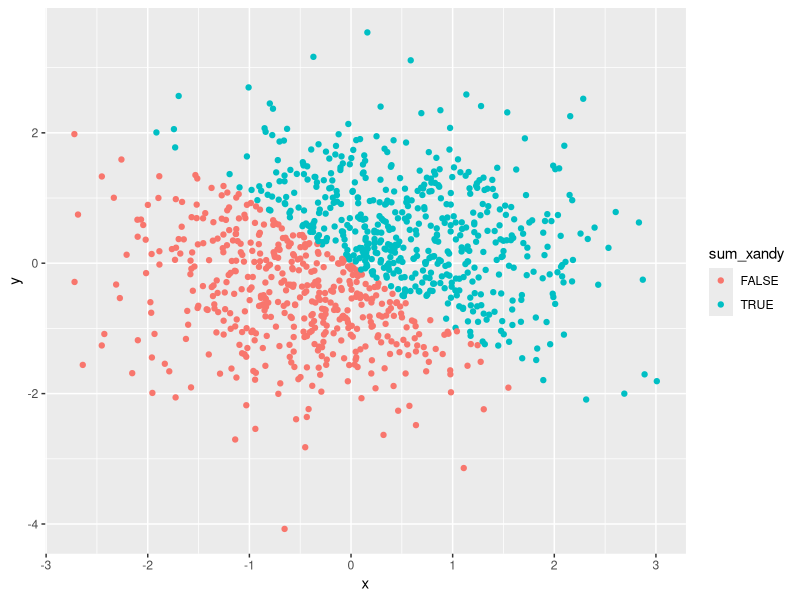
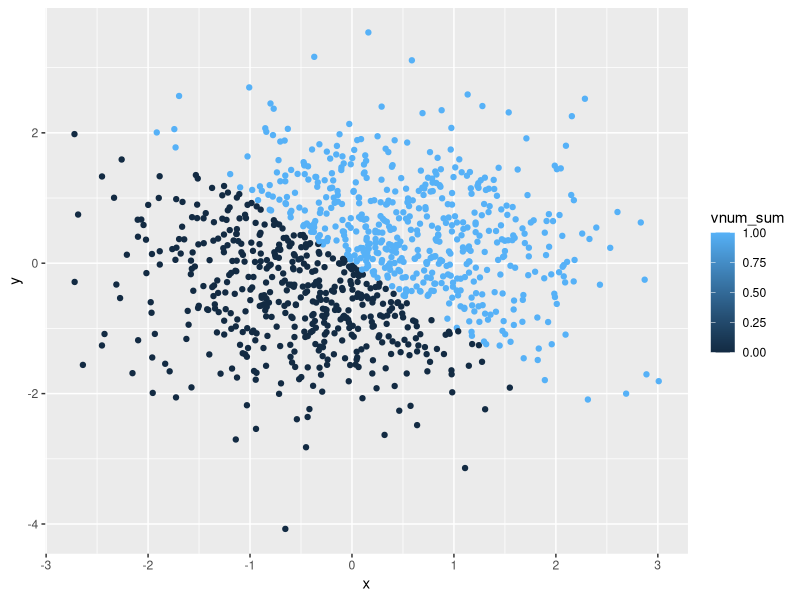
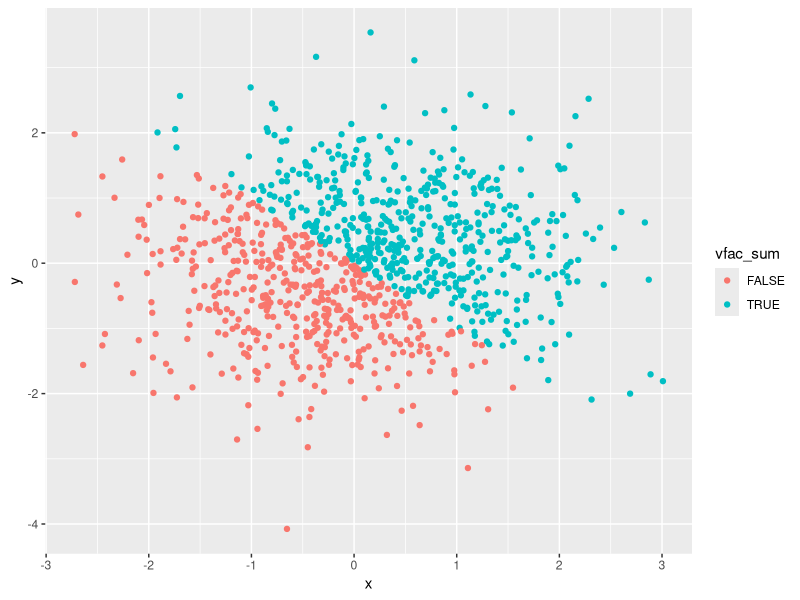
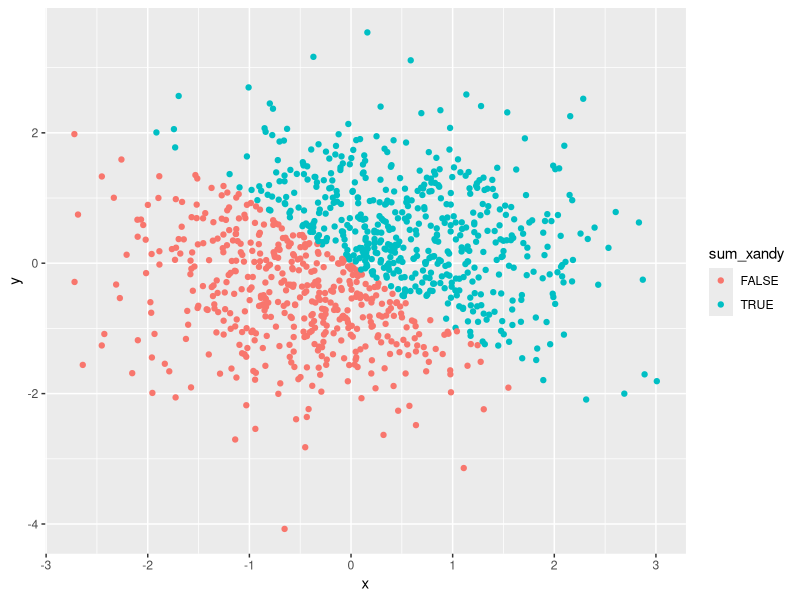
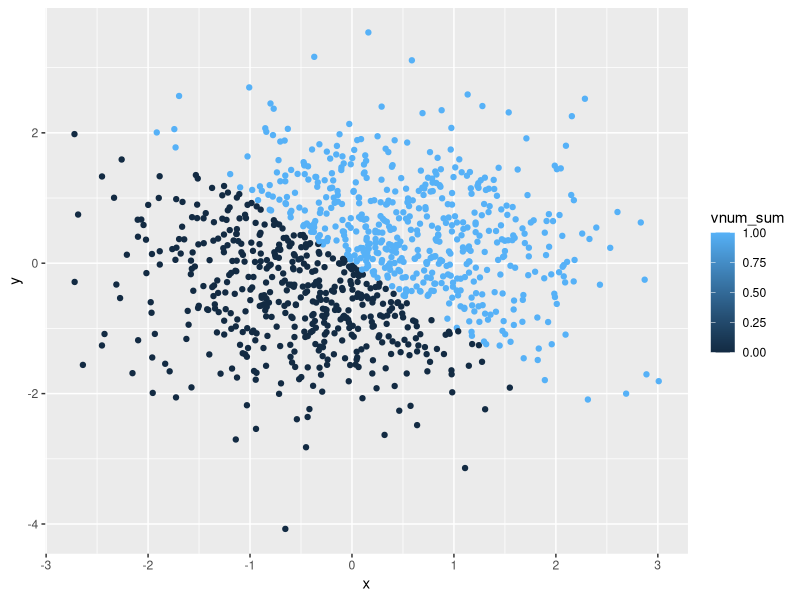
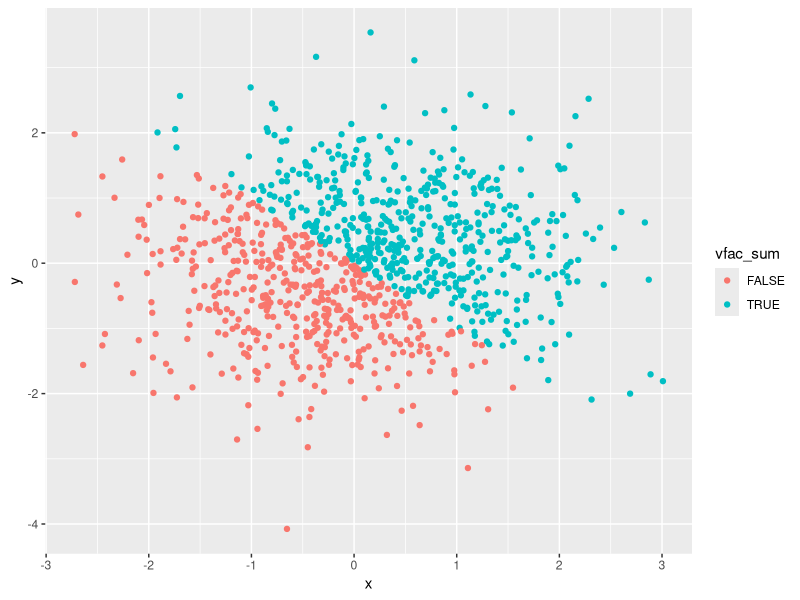

Recreate these plots in R, in order.
## ---- chunk 1
library(tidyverse)

set.seed(1)

problem1_df = tibble(
  random_samp_ten = runif(10,0,5),
  greater_than_2 = random_samp_ten > 2,
  random_words = c("My", "name", "is", "Courtney", "Chan","and", "I", "love", "data", "science"),
  color_cat = factor(c("red","orange","yellow","green","blue","indigo","purple","black","white","grey" ))
)
## ---- chunk 2
mean(problem1_df$random_samp_ten)
mean(problem1_df$greater_than_2)
mean(problem1_df$random_words)
mean(problem1_df$color_cat)
## ---- chunk 3
as.numeric(as.factor(problem1_df$random_words))
as.numeric(as.character(problem1_df$color_cat))
## ---- chunk 4
library(tidyverse)

set.seed(2)

problem2_df = tibble(
  x = rnorm(1000),
  y = rnorm(1000),
  sum_xandy = x + y > 0,
  vnum_sum = as.numeric(sum_xandy),
  vfac_sum = as.factor(sum_xandy)
)
## ---- chunk 5
plot_sum_xandy = ggplot(problem2_df, aes(color = sum_xandy, x = x, y = y)) + geom_point()
plot_sum_xandy
## ---- chunk 6
plot_vnum_sum = ggplot(problem2_df, aes(color = vnum_sum, x = x, y = y)) + geom_point()
plot_vnum_sum
## ---- chunk 7
plot_vfac_sum = ggplot(problem2_df, aes(color = vfac_sum, x = x, y = y)) + geom_point()
plot_vfac_sum
## ---- chunk 8
ggsave("plot_sum_xandy.pdf", plot = plot_sum_xandy, height = 4, width = 6)
ggsave("plot_vnum_sum.pdf", plot = plot_vnum_sum, height = 4, width = 6)
ggsave("plot_vfac_sum.pdf", plot = plot_vfac_sum, height = 4, width = 6)
